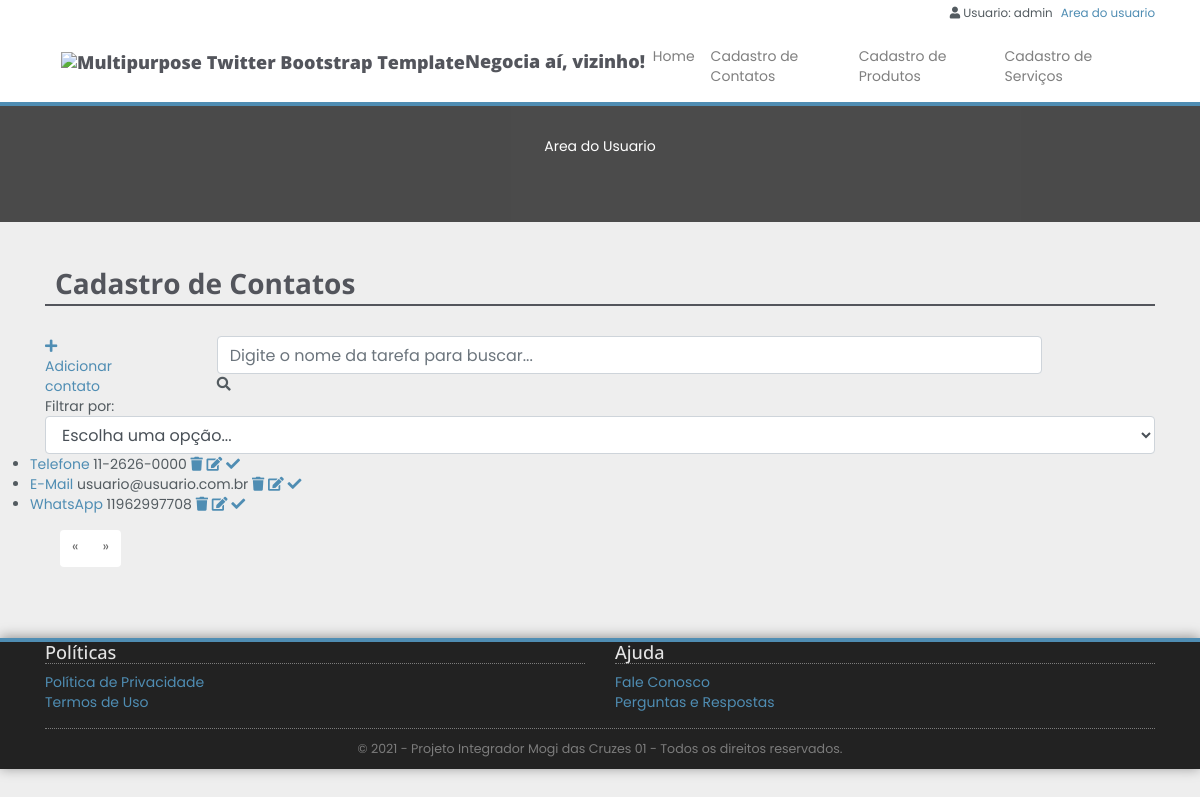
/Cadastro_contato/ (signed in), run on the app's committed database.
### users/models.py (models this page shows)
class User(AbstractUser):
    pass

### anuncios/models.py (models this page shows)
class Contato(models.Model):
    STATUS_CHOICES = (
        ('Telefone', 'Telefone'),
        ('WhatsApp', 'WhatsApp'),
        ('Telegram', 'Telegram'),
        ('E-Mail', 'E-Mail'),
        ('Instagram', 'Instagram'),
        ('Facebook', 'Facebook'),
        ('Twitter', 'Twitter')
    )
    condominios = models.ForeignKey(
        'Condominio', on_delete=CASCADE, related_name='fk_contato_condominio1', null=True, editable=False)
    usuario = models.ForeignKey(
        User, on_delete=models.CASCADE, related_name='fk_contato_user1', null=True, editable=False)
    tp_contato = models.CharField(
        max_length=45, verbose_name='Tipo de Contato', choices=STATUS_CHOICES)
    tx_contato = models.CharField(
        max_length=80, verbose_name='Contato')

### anuncios/views.py (the view)
# urls.py: path('Cadastro_contato/', views.Cadastro_contato, name='Cadastro_contato'),
@login_required
@user_passes_test(is_Anunciante)
def Cadastro_contato(request):
    contatos = Contato.objects.filter(usuario=request.user)
    return render(request, 'anuncios/Cadastro_contato.html', {'contatos': contatos})

### anuncios/views.py (called while the page is built)
def is_Anunciante(user):
    return user.groups.filter(name='Anunciante').exists() or user.is_superuser

### anuncios/templates/anuncios/Cadastro_contato.html (shortened to what this page needs)
{% extends 'base3.html' %}
{% load static %}
{% block content %}
{% load humanize %}
	<div class="section">
	    	<div class="container">
                <h2>Cadastro de Contatos</h2>
				<div class="row">
						<a id="add-link" href="/contato_add/">
							<div class="col-2 add-div">
								<i class="fas fa-plus"></i> Adicionar contato
							</div>
						</a>
						<div class="col-9 search-div">
							<form method="GET" id="search-form">
								<input class="form-control" type="text" id="search" name="search" placeholder="Digite o nome da tarefa para buscar..." value="{{ request.GET.search }}">
								<i class="fas fa-search" id="search-btn"></i>
							</form>
						</div>
						<div class="col-12 filter-div">
							<span>Filtrar por:</span>
							<select name="filter" id="filter" class="form-control">
								<option value="">Escolha uma opção...</option>
							</select>
						</div>
						<ul class="task-list">
							{% for contato in contatos%}
							<li class="task-list">
									<span><a href="/contato/{{contato.id}}">{{contato.tp_contato}}</a></span>
									<span>{{contato.tx_contato}}</span>
									<a href="/contato_delete/{{contato.id}}" class="delete-btn"><span><i class="fas fa-trash"></i></span></a>
									<a href="/contato_edit/{{contato.id}}"><span><i class="fas fa-edit"></i></span></a>
									<a href="/produto_changestatus/{{produto.id}}"><i class="fas fa-check"></i></a>
							</li>
							{% endfor %}
						</ul>
				</div>
			<div class="container">
				<nav aria-label="Page navigation example">
					<ul class="pagination">
						{% if produtos.has_previous %}
							<li class="page-item"><a class="page-link" href="?page={{ produtos.previous_page_number }}">&laquo;</a></li>
						{% else %}
							<li class="page-item" class="disabled"><span class="page-link">&laquo;</span></li>
						{% endif %}
						{% if produtos.has_next %}
							<li class="page-item"><a class="page-link" href="?page={{ produtos.next_page_number }}">&raquo;</a></li>
						{% else %}
							<li class="page-item" class="disabled"><span class="page-link">&raquo;</span></li>
						{% endif %}
					</ul>
				</nav>
			</div>
		</div>
	</div>
{% endblock %}

### anuncios/templates/base3.html (shortened to what this page needs)
{% load static %}
<!DOCTYPE html>
 <html class="no-js">
<head>
    <link rel="stylesheet" href="https://cdn.jsdelivr.net/npm/bootstrap@4.6.0/dist/css/bootstrap.min.css">
    <link rel="stylesheet" href="{% static 'css/icomoon-social.css' %}">
    <link rel="stylesheet" href="https://use.fontawesome.com/releases/v5.6.1/css/all.css">
    <link rel="stylesheet" href="{% static 'css/leaflet.css' %}">
    <link rel="stylesheet" href="{% static 'css/main.css' %}">
    <link rel="stylesheet" href="{% static 'css/main-product-detail.css' %}">
</head>
<body>
    <div class="mainmenu-wrapper">
        <div class="container">
            <div class="menuextras">
                <div class="extras">
                    <ul>
                        {% if user.is_authenticated %}
                            <li><i class="fas fa-user"></i>
                            Usuario: {{ user.get_username }}</li>
                            <a href="{% url 'logout'%}?next={{request.path}}">Area do usuario</a>
                        {% else %}
                        <li>
                            <i class="fas fa-user"></i>
                            <a href="{% url 'login'%}?next={{request.path}}">Login</a>
                        </li>
                        {% endif %}
                    </ul>
                </div>
            </div>
            <nav class="navbar navbar-expand-lg navbar-light">
                <a class="navbar-brand" href="/"><h1><img src="{% static 'img/logo.png' %}" alt="Multipurpose Twitter Bootstrap Template">Negocia aí, vizinho!</h1></a>
                <div class="collapse navbar-collapse" id="navbarSupportedContent">
                <ul class="navbar-nav mr-auto">
                    <li class="nav-item">
                        <a class="nav-link" href="/">Home</a>
                    </li>
                    <li  class="nav-item">
                        <a class="nav-link" href="/Cadastro_contato/">Cadastro de Contatos</a>
                    </li>
                    <li class="nav-item">
                        <a class="nav-link" href="/Cadastro_produto/">Cadastro de Produtos</a>
                    </li>
                    <li  class="nav-item">
                        <a class="nav-link" href="/Cadastro_servico/">Cadastro de Serviços</a>
                    </li>
            </div>
        </nav>
        </div>
    </div>
    <div class="section section-breadcrumbs">
        <div class="container">
            <div class="row">
                <div class="col-md-12">
                    <p style="color: white; text-align: center;">Area do Usuario</p>
                </div>
                <div class="col-md-12">
                    <br />
                </div>
            </div>
        </div>
    </div>
    {% block content %}{% endblock %}
    <div class="footer">
        <div class="container">
            <div class="row">
                <div class="col-footer col-md-6 col-xs-6">
                    <h3>Políticas</h3>
                    <ul class="no-list-style footer-navigate-section">
                        <li>
                            <a href="/politica_privacidade/">Política de Privacidade</a>
                        </li>
                        <li>
                            <a href="/termos_uso/">Termos de Uso</a>
                        </li>
                    </ul>
                </div>
                <div class="col-footer col-md-6 col-xs-6">
                    <h3>Ajuda</h3>
                    <ul class="no-list-style footer-navigate-section">
                        <li>
                            <a href="/fale_conosco/">Fale Conosco</a>
                        </li>
                        <li>
                            <a href="/perguntas_respostas/">Perguntas e Respostas</a>
                        </li>
                    </ul>
                </div>
            </div>
            <div class="row">
                <div class="col-md-12">
                    <div class="footer-copyright">&copy; 2021 - Projeto Integrador Mogi das Cruzes 01 - Todos os direitos reservados.</div>
                </div>
            </div>
        </div>
    </div>
</body>
</html>

### anuncios/static/css/main.css (style rules this page uses)
body { background: url(../img/page-background.png); }
.section { padding: 30px 0; -webkit-transform: translateZ(0); -moz-transform: translateZ(0); -o-transform: translateZ(0); -ms-transform: translateZ(0); transform: translateZ(0); }
.section .container:first-child h1, .section .container:first-child h2, .section .container:first-child h3 { margin-top: 0; font-weight: 700; }
ul.no-list-style { list-style-type: none; margin-left: 0; }
ul.no-list-style li { line-height: 28px; }
body { font-family: Arial, Helvetica, sans-serif; font-size: 14px; line-height: 20px; color: #535b60; }
h1 { color: #53555c; font-family: 'Open Sans', sans-serif; font-weight: 800; font-size: clamp(0.9em, 1em + 1vw, 0.8em); }
h2 { color: #53555c; font-family: 'Open Sans', sans-serif; font-size: 2em; border-bottom: 2px solid #53555c; line-height: 1.5em; margin: 30px 0; padding-left: 10px; }
h3 { font-family: 'Open Sans', sans-serif; color: #53555c; font-size: 1.5em; }
a { color: #4f8db3; }
.section-breadcrumbs { background: #222; background: rgba(34, 34, 34, 0.8); margin-bottom: 10px; }
.footer { background: #222; color: #A0A0A0; padding: 0 20px 10px 20px; border-top: 4px solid #4f8db3; margin-top: 20px; -webkit-box-shadow: 0 -1px 12px rgba(0,0,0,0.4); -moz-box-shadow: 0 -1px 12px rgba(0,0,0,0.4); box-shadow: 0 -1px 12px rgba(0,0,0,0.4); color: 0 -1px 12px rgba(0,0,0,0.4); }
.footer h3 { color: #E4E4E4; font-size: 1.3em; border-bottom: 1px dotted #7C7C7C; }
.footer ul { padding: 0; }
.footer-navigate-section li { line-height: 20px !important; }
.footer-copyright { text-align: center; color: #7C7C7C; border-top: 1px dotted #7C7C7C; padding-top: 10px; font-size: 0.9em; }
.pagination > li > a, .pagination > li > span { border: none; border-bottom: 3px solid #FFF; color: #666666; margin-left: 0; margin-bottom: 5px; -webkit-transition: all .25s linear; -moz-transition: all .25s linear; -o-transition: all .25s linear; -ms-transition: all .25s linear; transition: all .25s linear; }
.mainmenu-wrapper { background-color: #FFF; border-bottom: 4px solid #4f8db3; z-index: 4; }
.menuextras { font-size: 0.85em; height: 30px; }
.menuextras ul { margin: 0; padding: 0; list-style-type: none; float: right; padding: 3px 0; }
.menuextras li { float: left; padding: 0 8px; }
.menuextras .extras li { padding: 0 8px; }
.task-list { padding-left: 0; }

### anuncios/static/css/main-product-detail.css (style rules this page uses)
body { background-color: #eee; font-family: "Poppins", sans-serif }
img { height: auto; }

### data on the page
User: get_username "admin"
Contato: tp_contato "Telefone", tx_contato "11-2626-0000"
Contato: tp_contato "E-Mail", tx_contato "usuario@usuario.com.br"
Contato: tp_contato "WhatsApp", tx_contato "11962997708"
